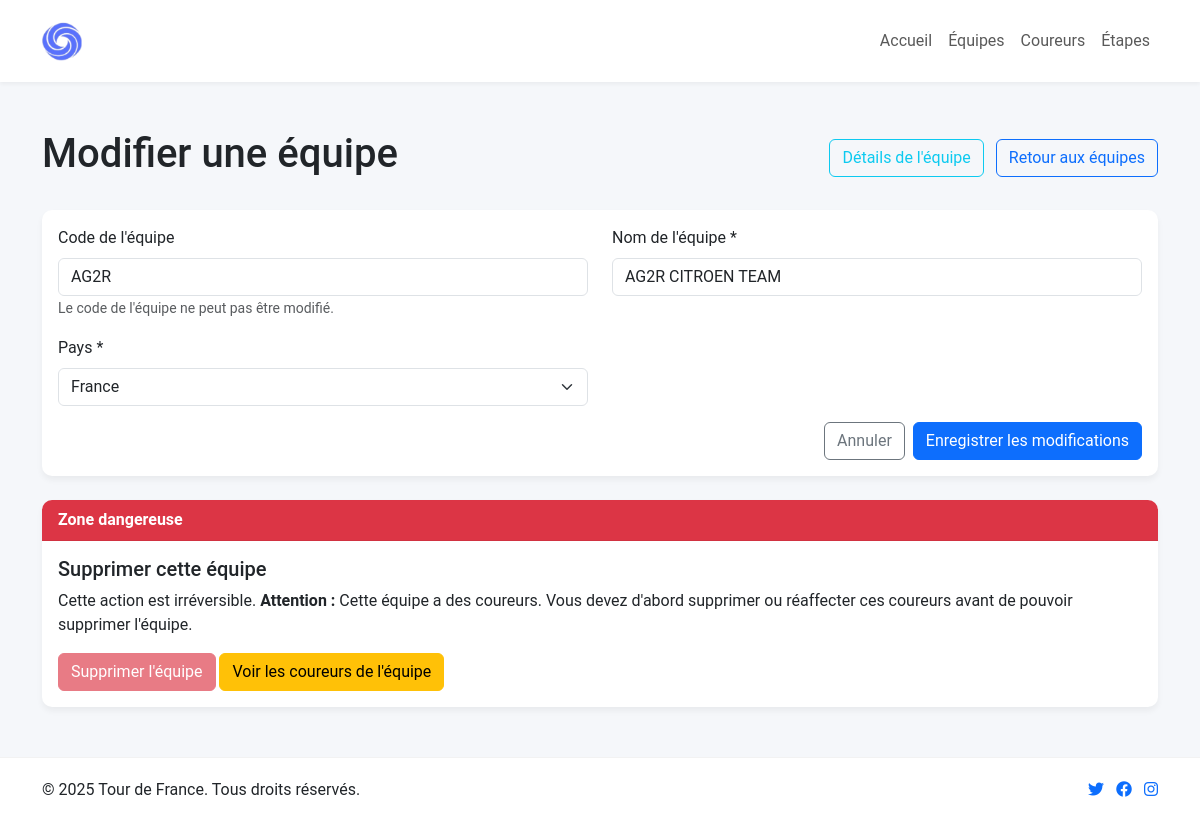
The app's page /edit_equipe.php?id=AG2R with its own data.
### tables this page shows
CREATE TABLE `Equipe` (
  `numEquipe` varchar(50) NOT NULL,
  `nomEquipe` varchar(50) DEFAULT NULL,
  `codePays` varchar(3) NOT NULL
);

CREATE TABLE `Pays` (
  `codePays` varchar(3) NOT NULL,
  `nomPays` varchar(100) DEFAULT NULL
);

### edit_equipe.php (the view, shortened to what this page needs)
<?php
require_once 'config.php';
include 'header.php';
$equipe_id = $_GET['id'];
$sql_pays = "SELECT codePays, nomPays FROM Pays ORDER BY nomPays";
$result_pays = $conn->query($sql_pays);
$sql_equipe = "SELECT numEquipe, nomEquipe, codePays FROM Equipe WHERE numEquipe = ?";
$stmt = $conn->prepare($sql_equipe);
$stmt->bind_param("s", $equipe_id);
$stmt->execute();
$result_equipe = $stmt->get_result();
$equipe = $result_equipe->fetch_assoc();
$sql_count_coureurs = "SELECT COUNT(*) AS nb_coureurs FROM Coureur WHERE numEquipe = ?";
$stmt_count = $conn->prepare($sql_count_coureurs);
$stmt_count->bind_param("s", $equipe_id);
$stmt_count->execute();
$result_count = $stmt_count->get_result();
$row_count = $result_count->fetch_assoc();
$has_coureurs = ($row_count['nb_coureurs'] > 0);
?>
<div class="container my-5">
    <div class="d-flex justify-content-between align-items-center mb-4">
        <h1>Modifier une équipe</h1>
        <div>
            <a href="Team_detail.php?id=<?php echo $equipe_id; ?>" class="btn btn-outline-info me-2">Détails de l'équipe</a>
            <a href="Team.php" class="btn btn-outline-primary">Retour aux équipes</a>
        </div>
    </div>
    <div class="card">
        <div class="card-body">
            <form action="" method="post">
                <div class="row mb-3">
                    <div class="col-md-6">
                        <label for="numEquipe" class="form-label">Code de l'équipe</label>
                        <input type="text" class="form-control" id="numEquipe" value="<?php echo htmlspecialchars($equipe['numEquipe']); ?>" readonly>
                        <small class="text-muted">Le code de l'équipe ne peut pas être modifié.</small>
                    </div>
                    <div class="col-md-6">
                        <label for="nomEquipe" class="form-label">Nom de l'équipe *</label>
                        <input type="text" class="form-control" id="nomEquipe" name="nomEquipe" value="<?php echo htmlspecialchars($equipe['nomEquipe']); ?>" maxlength="50" required>
                    </div>
                </div>
                <div class="row mb-3">
                    <div class="col-md-6">
                        <label for="pays" class="form-label">Pays *</label>
                        <select class="form-select" id="pays" name="pays" required>
                            <?php
                            $result_pays->data_seek(0);
                            while($pays = $result_pays->fetch_assoc()):
                            ?>
                            <option value="<?php echo $pays['codePays']; ?>" <?php echo ($pays['codePays'] == $equipe['codePays']) ? 'selected' : ''; ?>>
                                <?php echo $pays['nomPays']; ?>
                            </option>
                            <?php endwhile; ?>
                        </select>
                    </div>
                </div>
                <div class="d-grid gap-2 d-md-flex justify-content-md-end">
                    <a href="Team_detail.php?id=<?php echo $equipe_id; ?>" class="btn btn-outline-secondary">Annuler</a>
                    <button type="submit" class="btn btn-primary">Enregistrer les modifications</button>
                </div>
            </form>
        </div>
    </div>
    <div class="card mt-4 border-danger">
        <div class="card-header bg-danger text-white">
            Zone dangereuse
        </div>
        <div class="card-body">
            <h5 class="card-title">Supprimer cette équipe</h5>
            <p class="card-text">
                Cette action est irréversible.
                <?php if ($has_coureurs): ?>
                <strong>Attention :</strong> Cette équipe a des coureurs. Vous devez d'abord supprimer ou réaffecter ces coureurs avant de pouvoir supprimer l'équipe.
                <?php else: ?>
                Vous pouvez supprimer cette équipe car elle n'a pas de coureurs associés.
                <?php endif; ?>
            </p>
            <button type="button" class="btn btn-danger" data-bs-toggle="modal" data-bs-target="#deleteModal" <?php echo $has_coureurs ? 'disabled' : ''; ?>>
                Supprimer l'équipe
            </button>
            <?php if ($has_coureurs): ?>
            <a href="Team_detail.php?id=<?php echo $equipe_id; ?>" class="btn btn-warning">
                Voir les coureurs de l'équipe
            </a>
            <?php endif; ?>
        </div>
    </div>
</div>
<?php
include 'footer.php';
?>

### header.php (style rules this page uses)
:root { --primary-color: #FFD800; --secondary-color: #333; --light-bg: #f8f9fa; --border-radius: 10px; }
body { font-family: 'Roboto', sans-serif; background-color: #f5f7fa; }
.card { border-radius: var(--border-radius); box-shadow: 0 4px 6px rgba(0,0,0,0.05); border: none; margin-bottom: 20px; overflow: hidden; }
.card-header { font-weight: bold; background-color: white; border-bottom: 1px solid rgba(0,0,0,0.05); }

### records on screen
equipe: numEquipe "AG2R", nomEquipe "AG2R CITROEN TEAM", pays "France"
